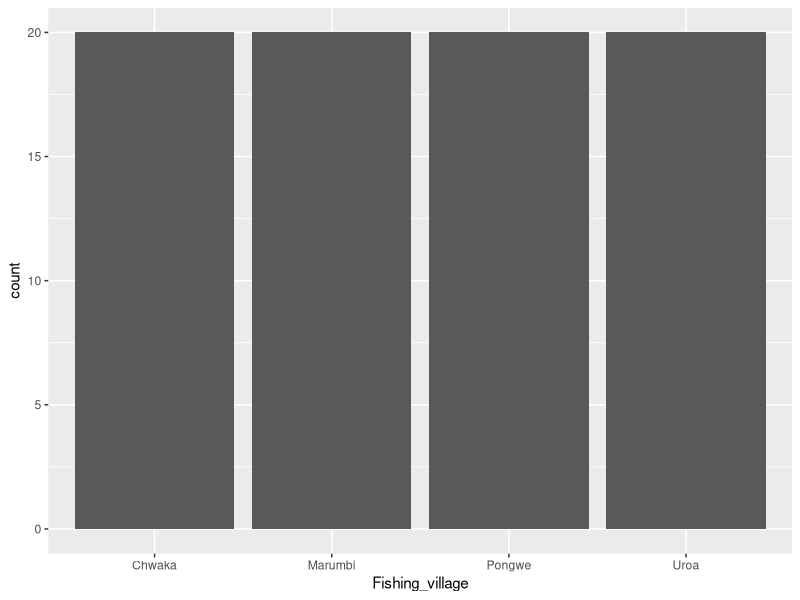
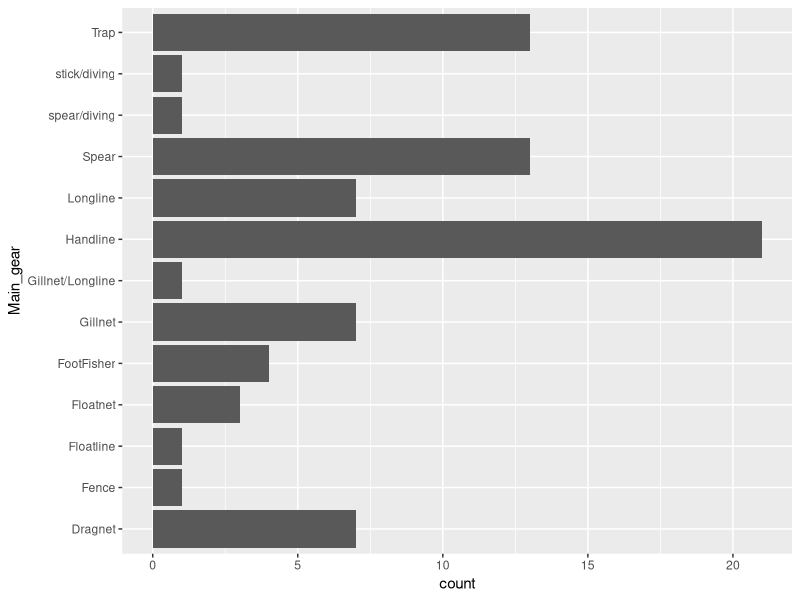
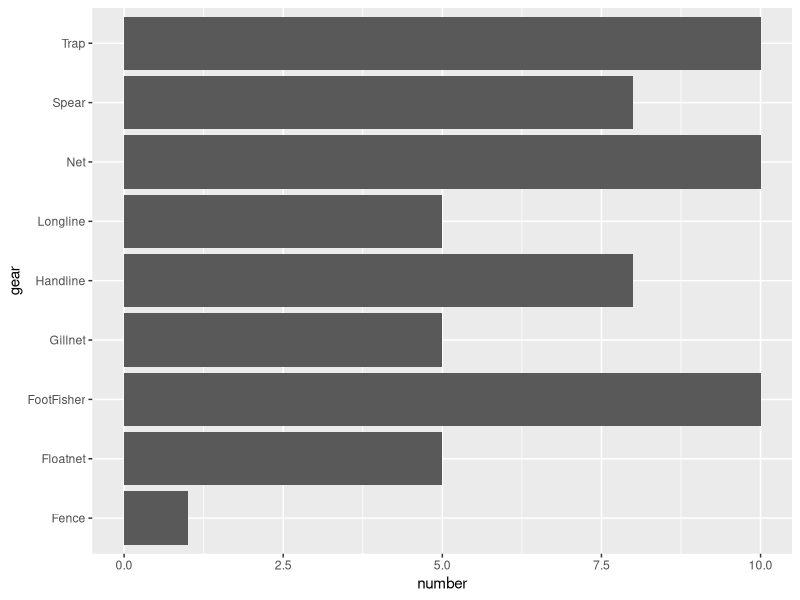
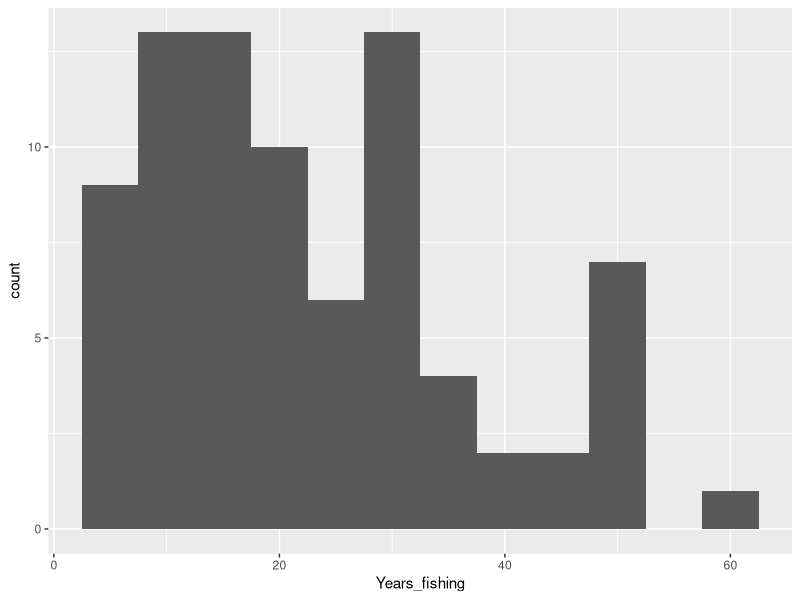
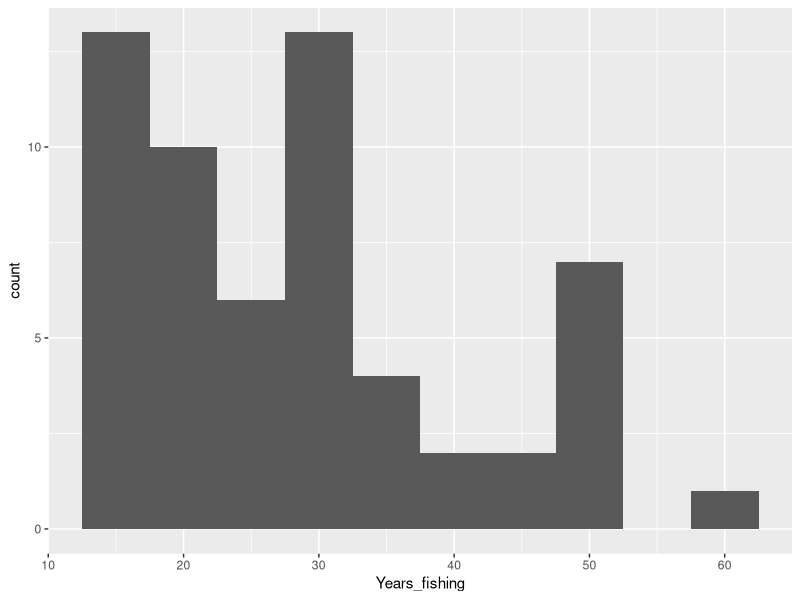
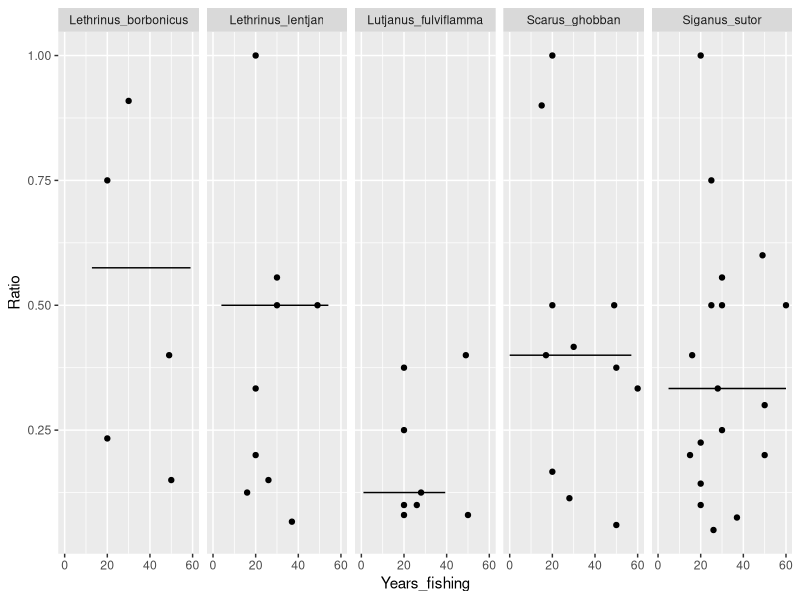
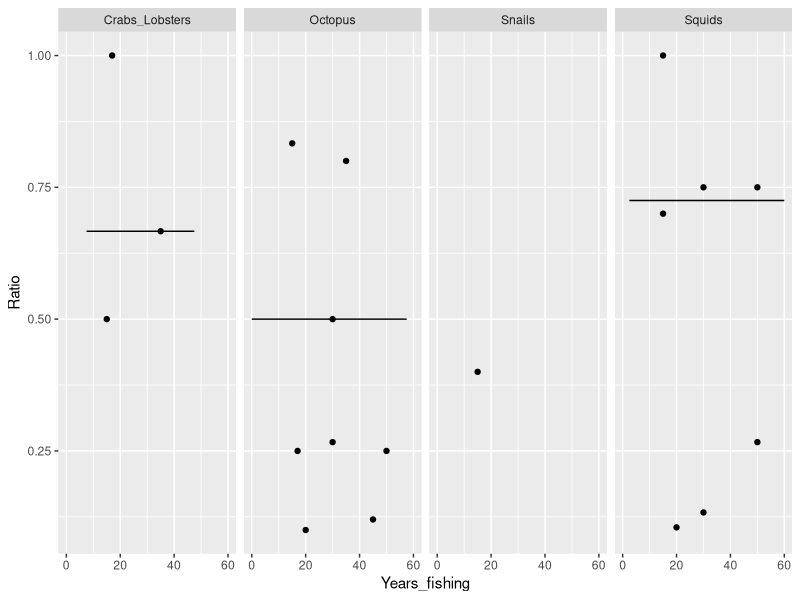
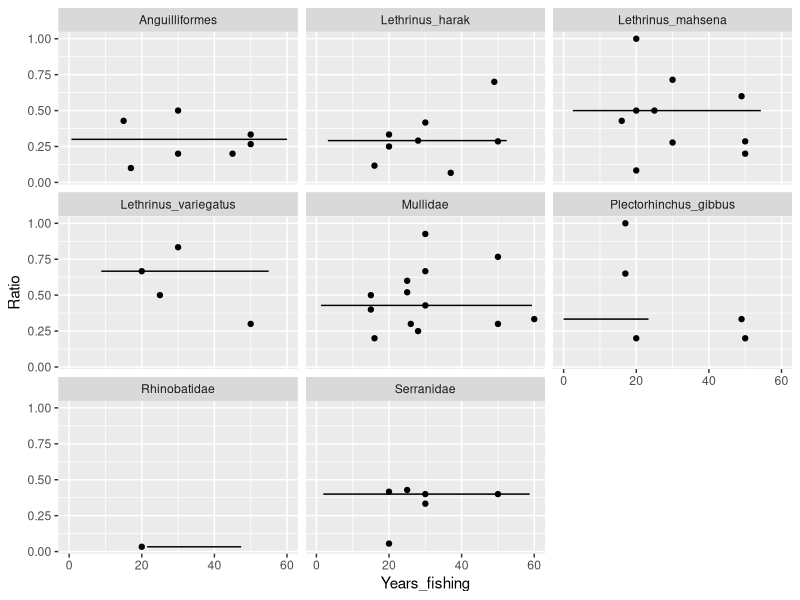

These charts were generated, in order, by the following R code:
## ---- chunk 1
knitr::opts_chunk$set(echo = TRUE)
library(dplyr)
library(tidyverse)
library(ggplot2)
library(gridExtra)
library(parallel)
library(stringr)
## ---- chunk 2

# This is the information about the demographics and fishing behaviour of each 
# participant
pDat <- read.table("Data/csv files/Information_participants.csv", sep=";", 
                   header=T, skip = 1, na.strings=c(""," ","NA"))

# This file contains information on which of the listed species/groups is caught
# often, occassionally and not at all
spL <- read.table("Data/csv files/Current target species.csv", sep=";", header = T)

# This file is the current and historical total catches of each participant
totC <- read.table("Data/csv files/Total current and historical catch.csv", 
                   sep=";", header=T)

spC <- read.table("Data/csv files/Current and historical catch per species.csv", 
                  sep=";", header=T)

# Now let us load the original data used to set the sample size 

sampEst <- read.table("Data/csv files/Estimation of sample size.csv", 
                      sep=";", header=T)


## ---- chunk 3

ggplot(pDat, aes(x=Fishing_village)) +
  geom_bar()

## ---- chunk 4

ggplot(pDat, aes(x=Main_gear)) +
  geom_bar()+
  coord_flip()

## ---- chunk 5

gear <- c("Handline", "Net", "Spear", "Trap", "Gillnet", "Longline", "FootFisher", "Fence", "Floatnet")
num <- c(8, 10, 8, 10, 5, 5, 10, 1, 5)
idealSamp <- data.frame(gear=gear, number=num)

ggplot(idealSamp) +
  geom_bar(aes(x=gear, y=number), stat = "identity")+
  coord_flip()

## ---- chunk 6

ggplot(pDat, aes(x=Years_fishing)) + 
  geom_histogram(binwidth = 5)

## ---- chunk 7

pDatExp <- subset(pDat, pDat$Years_fishing>=15)
idExp <- pDatExp$Id

spCExp <- subset(spC, spC$Id %in% idExp)

totCExp <- subset(totC, totC$Id %in% idExp)

## ---- chunk 8

ggplot(pDatExp, aes(x=Years_fishing)) + 
  geom_histogram(binwidth = 5)

## ---- chunk 9

t <- table(totCExp$Chwaka)

## ---- chunk 10

# Which fisher changed fishing effort over time?
totCExpTimeL <- split(totCExp, totCExp$Time) # splitting the df by time for better
                                             # handling

# changes between Sasa (2021) and Aliopanza (When fisher started fishing)
notEqual <- totCExpTimeL$Aliopanza[which(totCExpTimeL$Aliopanza$Duration_fishing_trip!=totCExpTimeL$Sasa$Duration_fishing_trip),]
notEqualId <- notEqual$Id # id's

# Now we calculate a ratio for each of these fishers 
totCExpNotequal <- subset(totCExp, totCExp$Id %in% notEqualId & 
                            totCExp$Time!="Kati_kati")
totCExpNotequal[,c(1:4,7)]

## ---- chunk 11

totCExpNotequalL <- split(totCExpNotequal, totCExpNotequal$Time)

# Here, we use the ratio between fishing effort in 2021 (Sasa) and
# when the fisher started (aliopanza)

cAdjust <- as.numeric(totCExpNotequalL$Sasa$Duration_fishing_trip)/
  as.numeric(totCExpNotequalL$Aliopanza$Duration_fishing_trip)

# We add the id's again to match with the df in question later on

dfAdjust <- data.frame(Id=notEqualId, Effort_change=cAdjust) 

# Now we add another column for effort change in our df of interest

spCExp$Effort_change <- 1
# now we adjust the ones with the change in effort:

spCExp$Effort_change <- dfAdjust$Effort_change[match(spCExp$Id,dfAdjust$Id)]
unique(spCExp$Effort_change)

spCExp$Effort_change[is.na(spCExp$Effort_change)] <- 1

spCExp$Effort_change[spCExp$Time=="Aliopanza"] <- 1
spCExp$Effort_change[spCExp$Time=="Kati_kati"] <- 1

## ---- chunk 12

dfKladde <- pDatExp[,c(1,22,23)]
dfKladde$Number_fisher <- 1

ind <- which(dfKladde$Individual_catch =="no" & !(is.na(dfKladde$Individual_catch)))

dfKladde$Number_fisher[ind] <- dfKladde$Fisher_number[ind]


dfKladde <- dfKladde[,c(1,3,4)]

# and now we add this to our df of interest

spCExp$Number_fisher <- 1

test <- dfKladde[,c("Id", "Number_fisher")]
spCExp$Number_fisher <- test$Number_fisher[match(spCExp$Id,test$Id)]


## ---- chunk 13

# spCExpL <- split(spCExp, spCExp$Time)
# 
# indg <- which(spCExpL$Aliopanza$Gear!=spCExpL$Sasa$Gear)
# 
# idds <- spCExpL$Aliopanza[indg,]$Id
# subset(spCExp, spCExp$Id %in% idds)
## ---- chunk 14

ind3 <- which(pDatExp$Years_fishing!=pDatExp$Years_fishing_Chwaka)

pDatExp[c(ind3),c(1,3,12,19)]

## ---- chunk 15
spCExp2 <- subset(spCExp, spCExp$Time!="Kati_kati")
## ---- chunk 16
spCExp2$Catch <- as.numeric(spCExp2$Catch)

spCExp2$Catch_corrected <- (spCExp2$Catch/spCExp2$Effort_change)/spCExp2$Number_fisher
## ---- chunk 17

spCExp2L <- split(spCExp2, spCExp2$Time)

spCExpFin <- spCExp2L$Sasa

spCExpFin$Ratio <- spCExp2L$Sasa$Catch_corrected/spCExp2L$Aliopanza$Catch_corrected

# we add back the aliopanza catch and the fishing years

spCExpFin$Catch_aliopanza <- spCExp2L$Aliopanza$Catch_corrected
spCExpFin$Years_fishing <- 2021-spCExp2L$Aliopanza$Time_year

spCExpFin2 <- spCExpFin[c(1:11, 13, 14, 12)]

## ---- chunk 18
spCExpFin2 <- spCExpFin2 %>% 
  group_by(Species) %>% 
  mutate(Ratio_median=median(Ratio, na.rm = T))


# Let us check for which participant the catch was higher in Aliopanza:

ind5 <- which(spCExpFin2$Ratio>1)

# We remove them for the time being:

spCExpFin3 <- spCExpFin2[-ind5,]

## ---- chunk 19

keySpNam <- c("Siganus_sutor", "Leptoscarus_vagiensis", "Lethrinus_lentjan", 
              "Lethrinus_borbonicus", "Lutjanus_fulviflamma", "Scarus_ghobban")
keySp <- subset(spCExpFin3, spCExpFin3$Species %in% keySpNam)

# medSp <- unique(keySp$Ratio_median) 

keySp <- as.data.frame(keySp)

ggplot(keySp)+
  geom_point(aes(x=Years_fishing, y=Ratio))+
  geom_line(data= keySp, aes(y=Ratio_median, 
                             x=seq(0, 60, length.out=length(Ratio_median))))+
  facet_grid(~Species)

## ---- chunk 20
# Let us add the fishing years to the data set and plot the ratios over fishing
# years
invNam <- c("Crabs_Lobsters", "Octopus", "Snails", "Squids")
inv <- subset(spCExpFin3, spCExpFin3$Species %in% invNam)

# medSp <- unique(keySp$Ratio_median) 

inv <- as.data.frame(inv)

ggplot(inv)+
  geom_point(aes(x=Years_fishing, y=Ratio))+
  geom_line(data= inv, aes(y=Ratio_median, 
                             x=seq(0, 60, length.out=length(Ratio_median))))+
  facet_grid(~Species)

## ---- chunk 21

# Let us add the fishing years to the data set and plot the ratios over fishing
# years
carniNam <- c("Lethrinus_harak","Lethrinus_variegatus", "Lethrinus_mahsena",
              "Serranidae", "Plectorhinchus_gibbus", "Rhinobatidae", 
              "Mullidae", "Anguilliformes", "Cheilinus_trilobatus")
carni <- subset(spCExpFin3, spCExpFin3$Species %in% carniNam)

# medSp <- unique(keySp$Ratio_median) 

carni <- as.data.frame(carni)

ggplot(carni)+
  geom_point(aes(x=Years_fishing, y=Ratio))+
  geom_line(aes(y=Ratio_median, 
                x=seq(0, 60, length.out=length(Ratio_median))))+
  facet_wrap(~Species)

## ---- chunk 22
herbNam <- c("Acanthurus_spp", "Hipposcarus_harid", "Calatomus_carolinus")
herb <- subset(spCExpFin3, spCExpFin3$Species %in% herbNam)

# medSp <- unique(keySp$Ratio_median) 

herb <- as.data.frame(herb)

ggplot(herb)+
  geom_point(aes(x=Years_fishing, y=Ratio))+
  geom_line(aes(y=Ratio_median, 
                x=seq(0, 60, length.out=length(Ratio_median))))+
  facet_grid(~Species)

